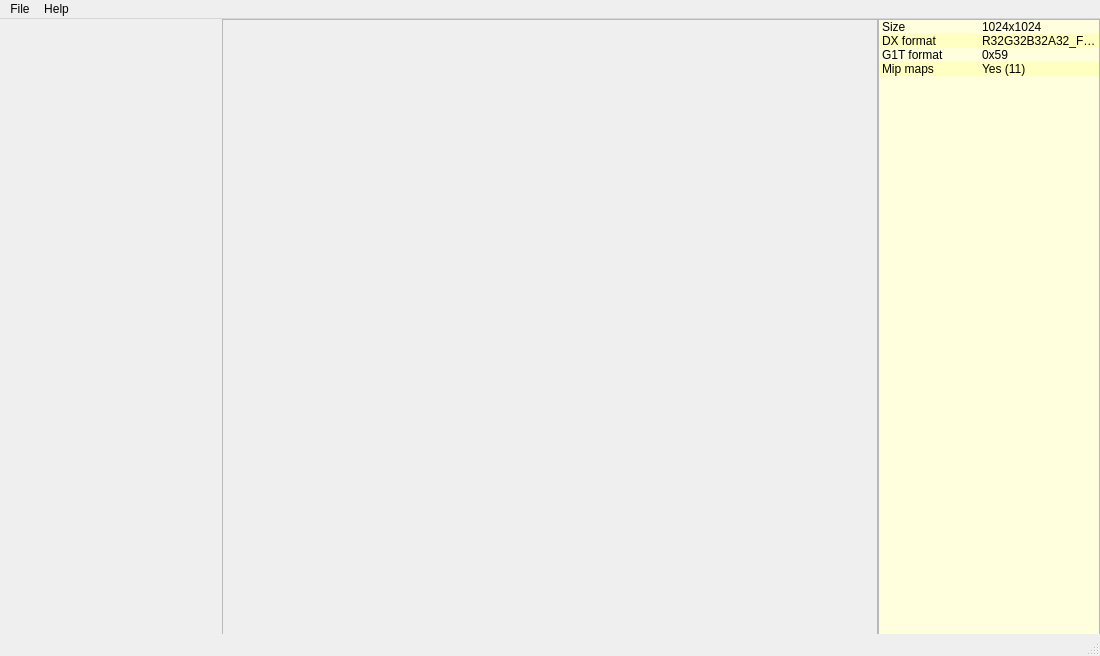
<?xml version="1.0" encoding="UTF-8"?>
<ui version="4.0">
 <class>MainWindow</class>
 <widget class="QMainWindow" name="MainWindow">
  <property name="geometry">
   <rect>
    <x>0</x>
    <y>0</y>
    <width>1100</width>
    <height>656</height>
   </rect>
  </property>
  <property name="acceptDrops">
   <bool>true</bool>
  </property>
  <property name="windowTitle">
   <string>qg1t_tool</string>
  </property>
  <widget class="QWidget" name="centralWidget">
   <property name="autoFillBackground">
    <bool>true</bool>
   </property>
   <widget class="QFrame" name="imageFrame">
    <property name="geometry">
     <rect>
      <x>222</x>
      <y>0</y>
      <width>656</width>
      <height>656</height>
     </rect>
    </property>
    <property name="autoFillBackground">
     <bool>true</bool>
    </property>
    <property name="frameShape">
     <enum>QFrame::StyledPanel</enum>
    </property>
    <property name="frameShadow">
     <enum>QFrame::Raised</enum>
    </property>
   </widget>
   <widget class="QTreeWidget" name="infoTreeWidget">
    <property name="geometry">
     <rect>
      <x>878</x>
      <y>0</y>
      <width>222</width>
      <height>656</height>
     </rect>
    </property>
    <property name="palette">
     <palette>
      <active>
       <colorrole role="Base">
        <brush brushstyle="SolidPattern">
         <color alpha="255">
          <red>255</red>
          <green>255</green>
          <blue>222</blue>
         </color>
        </brush>
       </colorrole>
       <colorrole role="AlternateBase">
        <brush brushstyle="SolidPattern">
         <color alpha="255">
          <red>255</red>
          <green>255</green>
          <blue>191</blue>
         </color>
        </brush>
       </colorrole>
      </active>
      <inactive>
       <colorrole role="Base">
        <brush brushstyle="SolidPattern">
         <color alpha="255">
          <red>255</red>
          <green>255</green>
          <blue>222</blue>
         </color>
        </brush>
       </colorrole>
       <colorrole role="AlternateBase">
        <brush brushstyle="SolidPattern">
         <color alpha="255">
          <red>255</red>
          <green>255</green>
          <blue>191</blue>
         </color>
        </brush>
       </colorrole>
      </inactive>
      <disabled>
       <colorrole role="Base">
        <brush brushstyle="SolidPattern">
         <color alpha="255">
          <red>240</red>
          <green>240</green>
          <blue>240</blue>
         </color>
        </brush>
       </colorrole>
       <colorrole role="AlternateBase">
        <brush brushstyle="SolidPattern">
         <color alpha="255">
          <red>255</red>
          <green>255</green>
          <blue>191</blue>
         </color>
        </brush>
       </colorrole>
      </disabled>
     </palette>
    </property>
    <property name="autoScroll">
     <bool>false</bool>
    </property>
    <property name="editTriggers">
     <set>QAbstractItemView::NoEditTriggers</set>
    </property>
    <property name="alternatingRowColors">
     <bool>true</bool>
    </property>
    <property name="rootIsDecorated">
     <bool>false</bool>
    </property>
    <attribute name="headerVisible">
     <bool>false</bool>
    </attribute>
    <column>
     <property name="text">
      <string>1</string>
     </property>
    </column>
    <column>
     <property name="text">
      <string>2</string>
     </property>
    </column>
    <item>
     <property name="text">
      <string>Size</string>
     </property>
     <property name="text">
      <string>1024x1024</string>
     </property>
    </item>
    <item>
     <property name="text">
      <string>DX format</string>
     </property>
     <property name="text">
      <string>R32G32B32A32_FLOAT</string>
     </property>
    </item>
    <item>
     <property name="text">
      <string>G1T format</string>
     </property>
     <property name="text">
      <string>0x59</string>
     </property>
    </item>
    <item>
     <property name="text">
      <string>Mip maps</string>
     </property>
     <property name="text">
      <string>Yes (11)</string>
     </property>
    </item>
   </widget>
  </widget>
  <widget class="QMenuBar" name="menuBar">
   <property name="geometry">
    <rect>
     <x>0</x>
     <y>0</y>
     <width>1100</width>
     <height>21</height>
    </rect>
   </property>
   <widget class="QMenu" name="menuFile">
    <property name="title">
     <string>File</string>
    </property>
    <addaction name="actionOpen"/>
    <addaction name="actionExit"/>
   </widget>
   <widget class="QMenu" name="menuHelp">
    <property name="title">
     <string>Help</string>
    </property>
    <addaction name="actionAbout"/>
   </widget>
   <addaction name="menuFile"/>
   <addaction name="menuHelp"/>
  </widget>
  <widget class="QStatusBar" name="statusBar"/>
  <action name="actionOpen">
   <property name="text">
    <string>Open</string>
   </property>
  </action>
  <action name="actionExit">
   <property name="text">
    <string>Exit</string>
   </property>
  </action>
  <action name="actionAbout">
   <property name="text">
    <string>About</string>
   </property>
  </action>
 </widget>
 <layoutdefault spacing="6" margin="11"/>
 <resources/>
 <connections/>
</ui>
